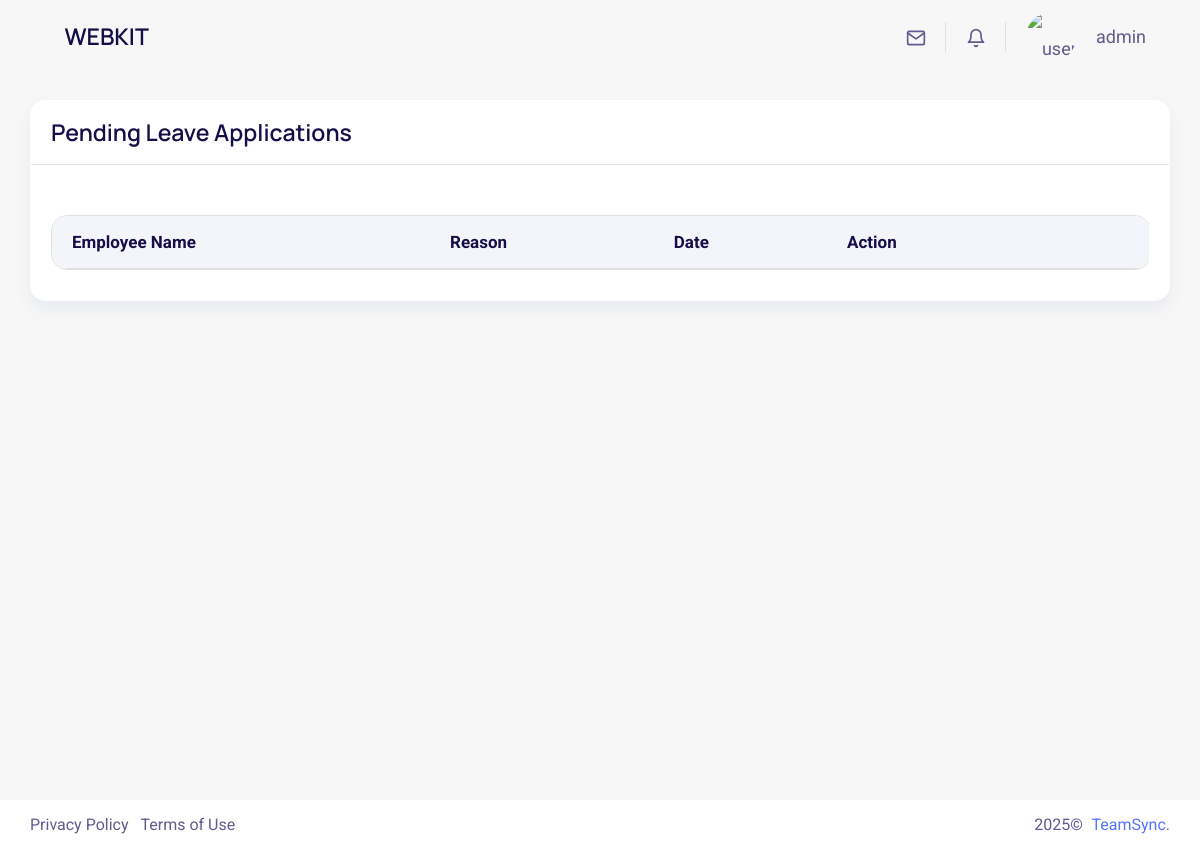
/leave_applications/ (signed in), run on an earlier commit of the app's database.
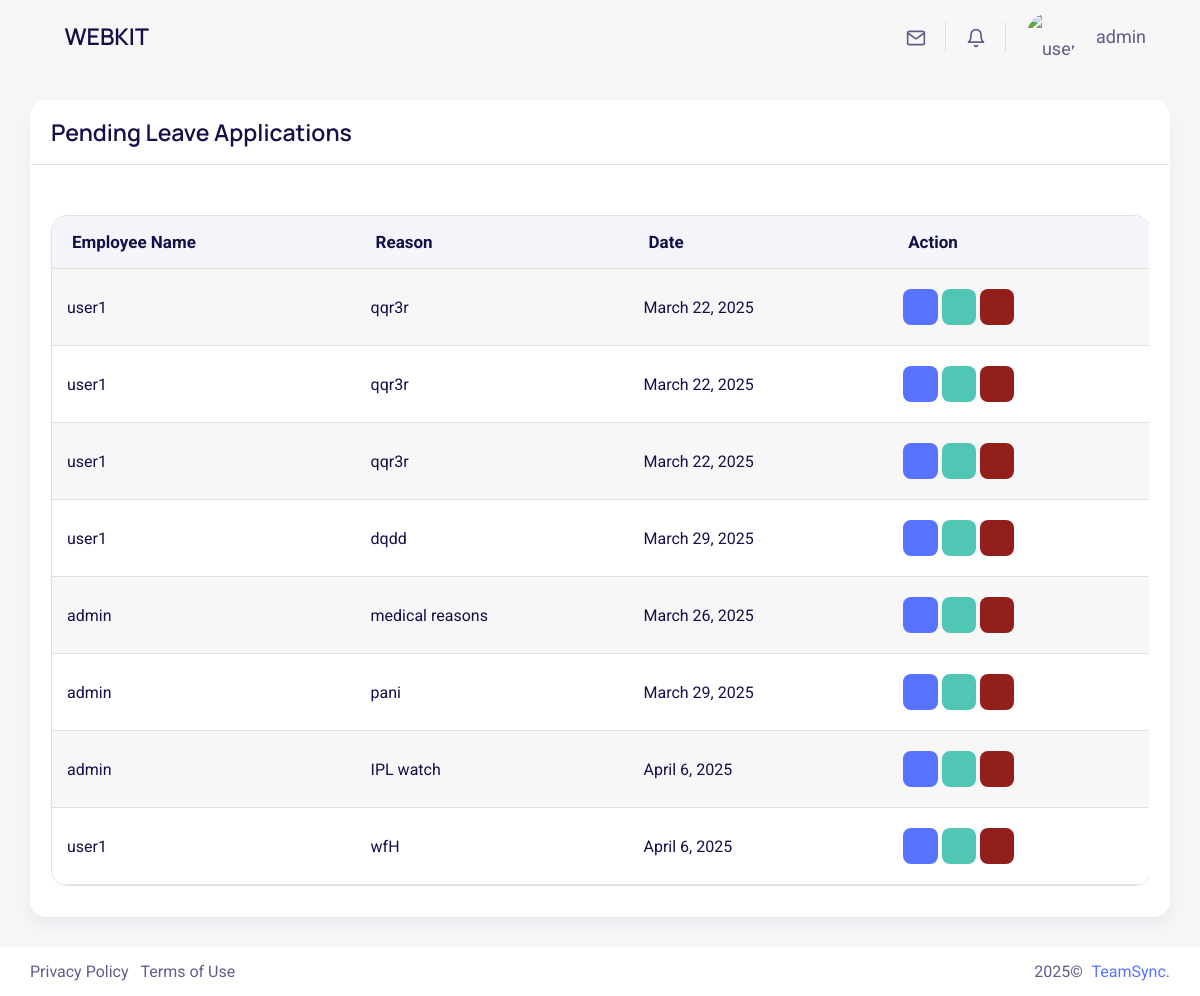
And on a later commit of the database.
### CRM/models.py (models this page shows, shortened)
class LeaveApplication(models.Model):
    STATUS_CHOICES = [
        ('pending', 'Pending'),
        ('approved', 'Approved'),
        ('rejected', 'Rejected'),
    ]
    employee = models.ForeignKey(UserProfile, on_delete=models.CASCADE, related_name='leave_applications')
    reason = models.TextField()
    date = models.DateField()
    documents = models.FileField(upload_to='leave_documents/', blank=True, null=True)
    notes = models.TextField(blank=True, null=True)
    status = models.CharField(max_length=10, choices=STATUS_CHOICES, default='pending')
    to_admin = models.ForeignKey(UserProfile, related_name="leave_applys", on_delete=models.SET_NULL, null=True)
    admin_comment = models.TextField(blank=True, null=True)
    created_at = models.DateTimeField(auto_now_add=True)
    updated_at = models.DateTimeField(auto_now=True)

class UserProfile(models.Model):
    user = models.OneToOneField(User, on_delete=models.CASCADE,related_name="profile")
    profile_pic = models.ImageField(upload_to=get_file_path, null=False, blank=True)
    role = models.CharField(max_length=15, blank=False, null=False)
    phone = models.CharField(max_length=15, blank=False, null=False)
    country = models.CharField(max_length=15, blank=False, null=False)
    about = models.TextField()
    def __str__(self):
        return self.user.username

### CRM/appViews/leaveView.py (the view)
# urls.py: path('leave_applications/',leaveView.apply_leave_list,name='apply_leave_list'),
@login_required
def apply_leave_list(request):  # Get the selected status
    profile = UserProfile.objects.get(user=request.user)
    userRole = authView.get_user_role(request.user)
    if request.user.is_superuser:
        pending_applications = LeaveApplication.objects.filter(status='pending')
    else:
        messages.error(request, 'You do not have permission to approve this leave.')
    context = {
        'userRole':userRole,
        'leave_applications':pending_applications
    }
    return render(request, 'app/webkit/Employee/leavApplList.html', context)

### CRM/context_processors.py (called while the page is built)
def profile_pic_processor(request):
    if request.user.is_authenticated:
        try:
            profile_pic_url = request.user.profile.profile_pic.url if request.user.profile.profile_pic else '/static/images/default.jpg'
        except Exception:
            profile_pic_url = '/static/images/default.jpg'
        return {'profile_pic_url': profile_pic_url}
    return {'profile_pic_url': '/static/images/default.jpg'}

### CRM/controller/authView.py (called while the page is built)
def get_user_role(user):
    if hasattr(user, 'client_profile'):
        return 'client'
    elif hasattr(user, 'profile'):
        return 'user'
    return None

### CRM/templates/app/webkit/Employee/leavApplList.html (shortened to what this page needs)
{% extends 'app/webkit/main.html' %}
{% load static %}
{% block content %}
<div class="row">
    <div class="col-sm-12">
       <div class="card">
          <div class="card-header d-flex justify-content-between">
             <div class="header-title">
                <h4 class="card-title">Pending Leave Applications</h4>
             </div>
          </div>
          <div class="card-body">
             <div class="table-responsive">
                <table id="user-list-table" class="table table-striped dataTable mt-4 mb-2" role="grid"
                   aria-describedby="user-list-page-info">
                   <thead>
                      <tr class="ligth">
                         <th>Employee Name</th>
                         <th>Reason</th>
                         <th>Date</th>
                         <th style="min-width: 100px">Action</th>
                      </tr>
                   </thead>
                   <tbody>
                      {% for application in leave_applications %}
                      <tr>
                        <td>{{application.employee}}</td>
                        <td>{{application.reason}}</td>
                        <td>{{application.date}}</td>
                        <td>
                           <div class="flex align-items-center list-user-action">
                                 <button class="btn bg-primary" data-toggle="modal" data-target="#detailsModal{{ application.id }}" title="Details">
                                       <i class="ri-pencil-line mr-0"></i>
                                 </button>
                                 <form action="{% url 'CRM:approve_leave' application.id %}" method="post" style="display: inline;" onsubmit="return confirm('Are you sure you want to approve this leave application?');">
                                    <button type="submit" class="btn bg-success" data-toggle="tooltip" data-placement="top" title="Approve">
                                        <i class="ri-check-fill mr-0"></i>
                                    </button>
                                 </form>
                                 <form action="{% url 'CRM:decline_leave' application.id %}" method="post" style="display: inline;" onsubmit="return confirm('Are you sure you want to Reject this leave application?');">
                                    <button type="submit" class="btn bg-danger" data-toggle="tooltip" data-placement="top" title="Reject">
                                        <i class="ri-close-line mr-0"></i>
                                    </button>
                                 </form>
                           </div>
                        </td>
                     </tr>
                     {% endfor %}
                   </tbody>
                </table>
             </div>
          </div>
       </div>
    </div>
 </div>
 {% endblock %}

### CRM/templates/app/webkit/main.html (shortened to what this page needs)
{% load static %}
<!doctype html>
<html lang="en">
  <head>
    <link rel="stylesheet" href="{% static 'webkit/assets/css/backend-plugin.min.css' %}">
    <link rel="stylesheet" href="{% static 'webkit/assets/css/backend.css' %}">
    <link rel="stylesheet" href="{% static 'webkit/assets/vendor/line-awesome/dist/line-awesome/css/line-awesome.min.css' %}">
    <link rel="stylesheet" href="{% static 'webkit/assets/vendor/remixicon/fonts/remixicon.css' %}">
    <link rel="stylesheet" href="{% static 'webkit/assets/vendor/tui-calendar/tui-calendar/dist/tui-calendar.css' %}">
    <link rel="stylesheet" href="{% static 'webkit/assets/vendor/tui-calendar/tui-date-picker/dist/tui-date-picker.css' %}">
    <link rel="stylesheet" href="{% static 'webkit/assets/vendor/tui-calendar/tui-time-picker/dist/tui-time-picker.css' %}">
    <link rel="stylesheet" href="//cdn.jsdelivr.net/npm/alertifyjs@1.14.0/build/css/alertify.min.css"/>
    <link rel="stylesheet" href="//cdn.jsdelivr.net/npm/alertifyjs@1.14.0/build/css/themes/default.min.css"/>
    <link rel="stylesheet" href="https://unpkg.com/sweetalert/dist/sweetalert.css"></link>
    </head>
      <body class=" color-light ">
        <div class="wrapper">
              <div class="iq-top-navbar">
            <div class="iq-navbar-custom">
                <nav class="navbar navbar-expand-lg navbar-light p-0">
                    <div class="iq-navbar-logo d-flex align-items-center justify-content-between">
                        <i class="ri-menu-line wrapper-menu"></i>
                        <a href="../backend/index.html" class="header-logo">
                            <h4 class="logo-title text-uppercase">Webkit</h4>
                        </a>
                    </div>
                    <div class="d-flex align-items-center">
                        <div class="collapse navbar-collapse" id="navbarSupportedContent">
                            <ul class="navbar-nav ml-auto navbar-list align-items-center">
                                <li class="nav-item nav-icon nav-item-icon dropdown">
                                    <a href="#" class="search-toggle dropdown-toggle" id="dropdownMenuButton2"
                                        data-toggle="dropdown" aria-haspopup="true" aria-expanded="false">
                                    </a>
                                </li>
                                <li class="nav-item nav-icon nav-item-icon dropdown">
                                    <a href="#" class="search-toggle dropdown-toggle" id="dropdownMenuButton"
                                        data-toggle="dropdown" aria-haspopup="true" aria-expanded="false">
                                        <svg xmlns="http://www.w3.org/2000/svg" width="20" height="20" viewBox="0 0 24 24"
                                            fill="none" stroke="currentColor" stroke-width="2" stroke-linecap="round"
                                            stroke-linejoin="round" class="feather feather-bell">
                                            <path d="M18 8A6 6 0 0 0 6 8c0 7-3 9-3 9h18s-3-2-3-9"></path>
                                            <path d="M13.73 21a2 2 0 0 1-3.46 0"></path>
                                        </svg>
                                    </a>
                                </li>
                                <li class="nav-item nav-icon dropdown caption-content">
                                    <a href="#" class="search-toggle dropdown-toggle  d-flex align-items-center" id="dropdownMenuButton4"
                                        data-toggle="dropdown" aria-haspopup="true" aria-expanded="false">
                                        {% if userRole == 'client' %}
                                            {% if profile.company_logo %}
                                            <img src="{{ profile.company_logo.url }}" class="img-fluid rounded-circle" alt="client">
                                            {% else %}
                                            <img src="{% static 'webkit/assets/images/user/user-1.jpg' %}" class="img-fluid rounded-circle" alt="Client">
                                            {% endif %}
                                        {% elif userRole == 'user'   %}
                                            {% if profile.profile_pic %}
                                            <img src="{{ request.profile_pic_url }}" class="img-fluid rounded-circle" alt="user">
                                            {% else %}
                                            <img src="{% static 'webkit/assets/images/user/02.jpg' %}" class="img-fluid rounded-circle" alt="user">
                                            {% endif %}
                                        {% endif %}
                                        <div class="caption ml-3">
                                            <h6 class="mb-0 line-height">{{ request.user }}<i class="las la-angle-down ml-2"></i></h6>
                                        </div>
                                    </a>
                                </li>
                            </ul>
                        </div>
                    </div>
                </nav>
            </div>
        </div>
            <div class="content-page">
                <div class="container-fluid">
                    {% block content %}
                    {% endblock %}
                </div>
            </div>
        </div>
        <footer class="iq-footer">
            <div class="container-fluid">
                <div class="row">
                    <div class="col-lg-6">
                        <ul class="list-inline mb-0">
                            <li class="list-inline-item"><a href="../backend/privacy-policy.html">Privacy Policy</a></li>
                            <li class="list-inline-item"><a href="../backend/terms-of-service.html">Terms of Use</a></li>
                        </ul>
                    </div>
                    <div class="col-lg-6 text-right">
                        <span class="mr-1"><script>document.write(new Date().getFullYear())</script>©</span> <a href="#" class="">TeamSync</a>.
                    </div>
                </div>
            </div>
        </footer>
  </body>
</html>

What changed in the data, as far as the page shows it:
added LeaveApplication: employee "user1", reason "qqr3r", date "March 22, 2025"
added LeaveApplication: employee "user1", reason "qqr3r", date "March 22, 2025"
added LeaveApplication: employee "user1", reason "qqr3r", date "March 22, 2025"
added LeaveApplication: employee "user1", reason "dqdd", date "March 29, 2025"
added LeaveApplication: employee "admin", reason "medical reasons", date "March 26, 2025"
added LeaveApplication: employee "admin", reason "pani", date "March 29, 2025"
added LeaveApplication: employee "admin", reason "IPL watch", date "April 6, 2025"
added LeaveApplication: employee "user1", reason "wfH", date "April 6, 2025"
